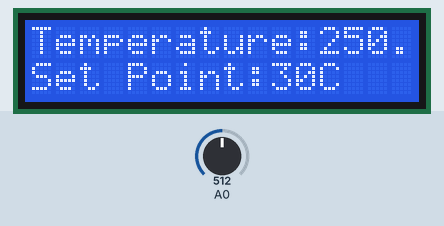
Simulated run of this sketch. Board: Arduino Uno, built with avr-gcc and run on an emulated ATmega328P. Parts: 16×2 character LCD. The inputs (shaded band) are chosen by the test bench; at power-on: A0 = 512.

Above: at 3.2 s.
3.3 s: A0 set to 716
At 3.7 s:
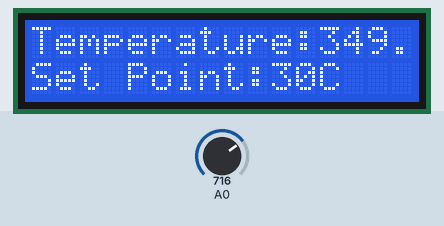
4.8 s: A0 set to 900
At 5.1 s:
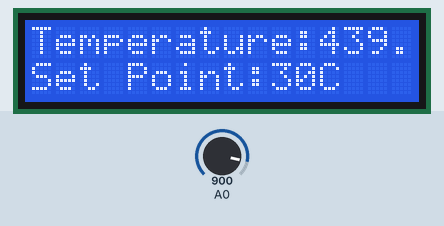
6.3 s: A0 set to 1023
At 6.8 s:
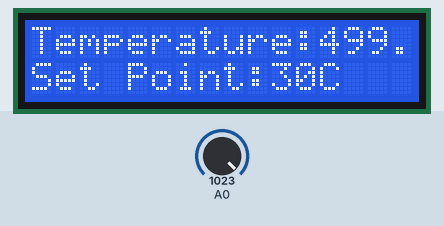
Timing chart, 0 to 9.3 s (numbered marks = the images above; inputs shaded):
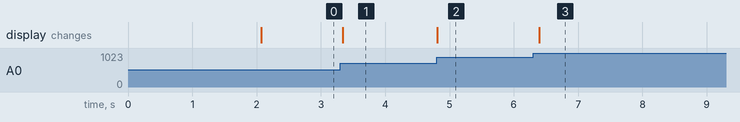

Measured:
- after the input at 3.3 s, the display: changes at once (image 1)
- after the input at 4.8 s, the display: changes at once (image 2)
- after the input at 6.3 s, the display: changes after 0.09 s (image 3)

The sketch:

Program.ino
```cpp
#include <LiquidCrystal.h>

// initialize the library with the numbers of the interface pins
LiquidCrystal lcd(9, 8, 7, 6, 5, 4);


const int RELAY1=9; //Lock Relay or motor
const int RELAY2=8; //Lock Relay or motor
//int motorPin1 = 9;
//int motorPin2 = 8;
int SetPoint=30;
void setup() {
  // put your setup code here, to run once:
  //pinMode(motorPin1,OUTPUT);
  //pinMode(motorPin2,OUTPUT);
  pinMode(RELAY1,OUTPUT);
  pinMode(RELAY2,OUTPUT);
   // set up the LCD's number of columns and rows:
  lcd.begin(16, 2);
  // Print a message to the LCD.
  lcd.print("Temperature Sensor Test");
  lcd.setCursor(0,1); //Move coursor to second Line
  lcd.print("Temp. Controller");
  digitalWrite(RELAY1,LOW);
  digitalWrite(RELAY2,LOW);       //Turn off Relay
  delay(2000);
}

void loop() {
  // put your main code here, to run repeatedly:
  double Temperature = ((5.0/1024.0) * analogRead(A0)) * 100;  //10mV per degree 0.01V/C. Scalling

  lcd.setCursor(0,0);
  lcd.print("Temperature:");    //Do not display entered keys
  lcd.print(Temperature);


//Display Set point on LCD
  lcd.setCursor(0,1);
  lcd.print("Set Point:");
  lcd.print(SetPoint);
  lcd.print("C   ");

//Check Temperature is in limit
if(Temperature > SetPoint)
{
   digitalWrite(RELAY1,LOW);  //Turn off heater
   digitalWrite(RELAY2,LOW);

}
else
{
  digitalWrite(RELAY1,HIGH);    //Turn on heater
  digitalWrite(RELAY2,HIGH);
}

  delay(100); //Update at every 100mSeconds

}
```
